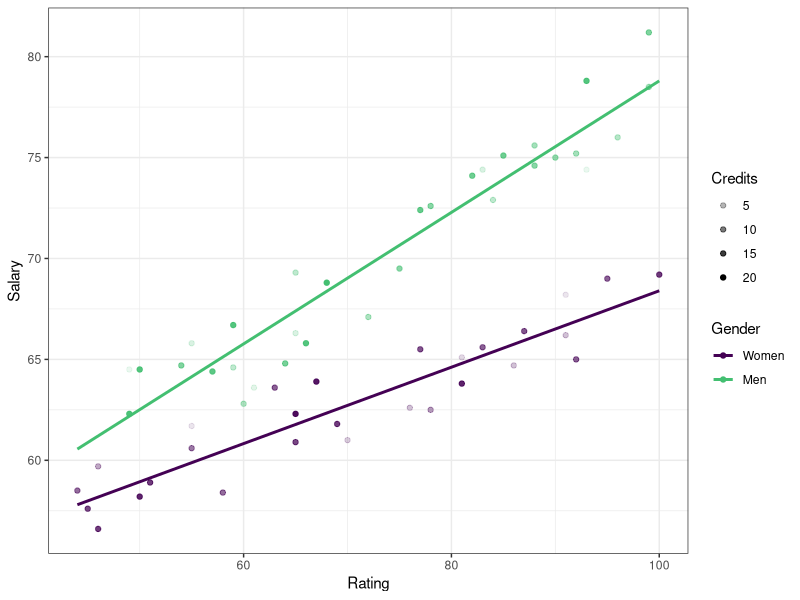
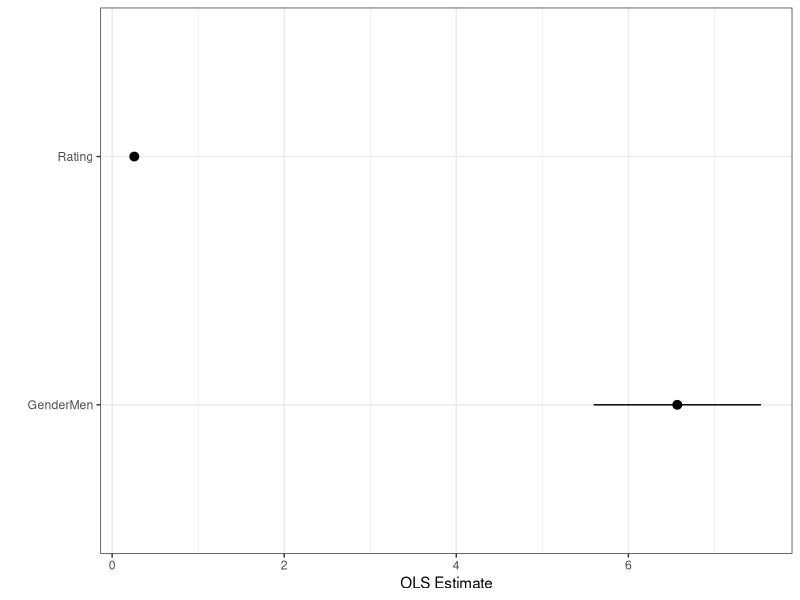
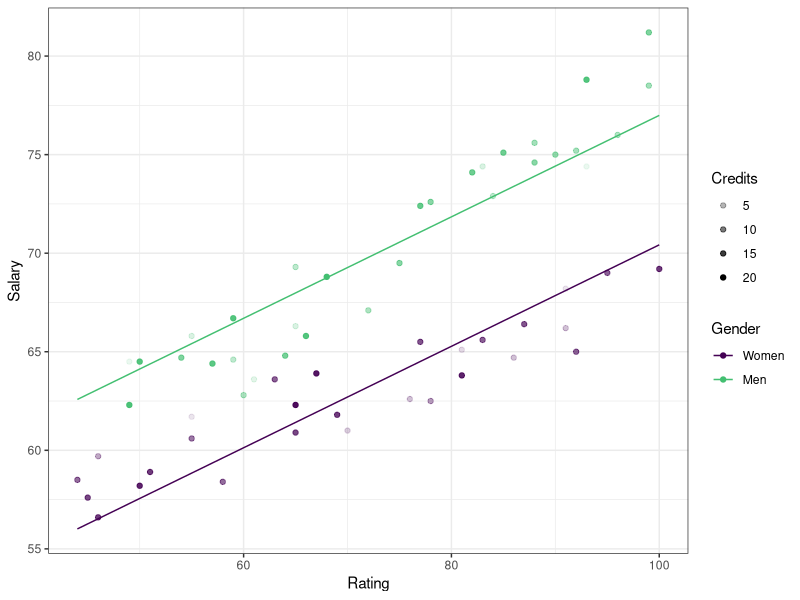
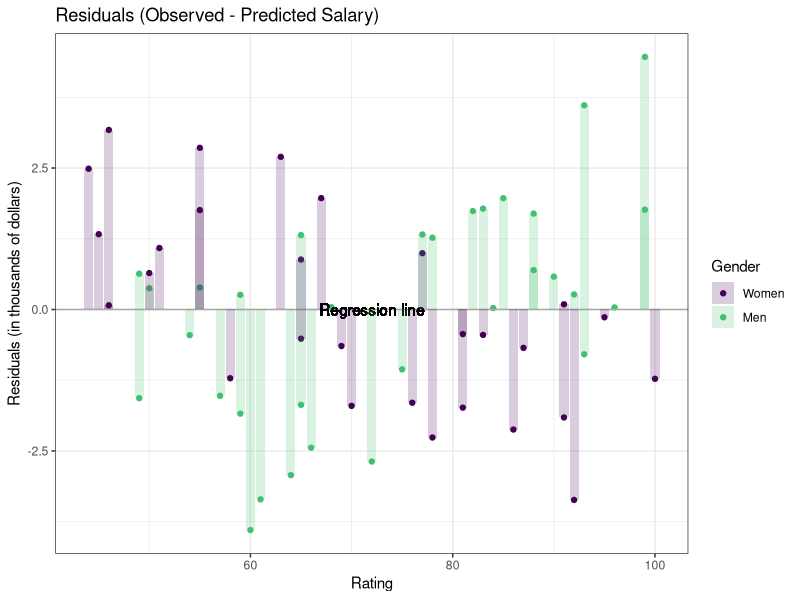

Write R code to recreate these figures, in order.
## ---- chunk 1
## Sets defaults for R chunks
knitr::opts_chunk$set(echo = TRUE, # echo = TRUE means that your code will show
                      warning=FALSE,
                      message=FALSE,
                      # fig.path='Figs/', ## where to save figures
                      fig.height = 3,
                      fig.width = 4,
                      fig.align = 'center')

## Add any R packages you require. 
## Here are some we will use in 811:
requires <- c("tidyverse", # tidyverse includes dplyr and ggplot2
              "broom",
              "haven",
              "devtools",
              "magrittr",
              "here")

## Install any you don't have
to_install <- c(!requires %in% rownames(installed.packages()))
install.packages(c(requires[to_install], "NA"), repos = "https://cloud.r-project.org/" )

## Load all required R packages
library(tidyverse)
library(broom)
library(haven)
library(magrittr)
library(here)
library(ggplot2); theme_set(theme_bw()) # global plot theme
## Colorblind and greyscale print-friendly scales
  options(
    ggplot2.continuous.color = "viridis",
    ggplot2.continuous.fill = "viridis"
  )
  scale_color_discrete <- function(...)
    scale_color_viridis_d(..., begin = 0, end = .7)
  scale_fill_discrete <- function(...)
    scale_fill_viridis_d(..., begin = 0, end = .7)
## ---- chunk 2
d <- read_dta("data/EX3.dta") %>% zap_formats() %>%
  mutate(Gender = factor(Sex, labels = c("Women","Men")))
## ---- chunk 3
# scatterplot
p <- ggplot(d) + 
  aes(x = Rating, y = Salary, color = Gender) + 
  geom_point(aes(alpha = Credits)) + scale_color_discrete()

# quick y ~ mx + b linear regression per group
p + geom_smooth(method = lm, se = F, fullrange = T)
## ---- chunk 4
model_1 <- lm(Salary ~ Gender + Rating, data = d) 

m1 <- model_1 %>% 
  tidy(conf.int = TRUE) 

ggplot(m1 %>% filter(term != "(Intercept)")) + 
  aes(x = term,
      y = estimate, 
      ymin = conf.low, 
      ymax = conf.high) + 
  geom_pointrange() + 
  coord_flip() + 
  labs(x="", y="OLS Estimate")
## ---- chunk 5
# illustrating with yhat formula; more easily done with augment()
b0 <- m1$estimate[1]
b1 <- m1$estimate[2]
b2 <- m1$estimate[3]

p +
  geom_line(aes(color = "Men", # yhat for men
                y = b0 + b1*1 + b2*Rating) ) + 
  geom_line(aes(color = "Women", # yhat for women
                y = b0 + b1*0 + b2*Rating) )  
## ---- chunk 6
m1 <- lm(Salary ~ Gender + Rating, data = d) %>% 
  augment()

ggplot(m1) +
  aes(y = .resid, x = Rating) + 
  geom_point(aes(color = Gender)) + 
  scale_color_discrete() + 
  ## to show how risiduals are the distance between an 
  ## observation and the regression line:
  geom_hline(yintercept = 0, color = "dark grey") +
  geom_text(x= mean(m1$Rating), y = 0, 
            label = "Regression line") +
  geom_col(aes(fill = Gender), alpha = .2, position ="identity") +
  ## + labels:
  labs(title = "Residuals (Observed - Predicted Salary)",
       y = "Residuals (in thousands of dollars)") 
